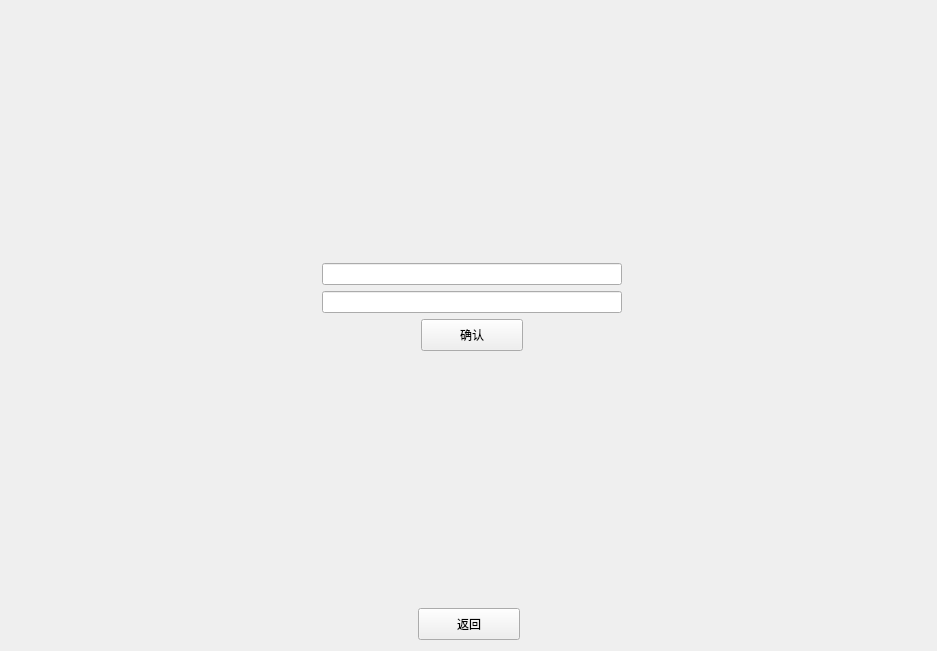
<?xml version="1.0" encoding="UTF-8"?>
<ui version="4.0">
 <class>form</class>
 <widget class="QWidget" name="form">
  <property name="geometry">
   <rect>
    <x>0</x>
    <y>0</y>
    <width>937</width>
    <height>651</height>
   </rect>
  </property>
  <property name="windowTitle">
   <string>Form</string>
  </property>
  <property name="styleSheet">
   <string notr="true">    QPushButton {
        min-width: 100px;
        min-height: 30px;
        max-width: 100px;
        max-height: 30;
    }</string>
  </property>
  <layout class="QHBoxLayout" name="horizontalLayout_4">
   <item>
    <layout class="QVBoxLayout" name="verticalLayout_3">
     <item>
      <spacer name="verticalSpacer_2">
       <property name="orientation">
        <enum>Qt::Vertical</enum>
       </property>
       <property name="sizeHint" stdset="0">
        <size>
         <width>20</width>
         <height>40</height>
        </size>
       </property>
      </spacer>
     </item>
     <item>
      <layout class="QHBoxLayout" name="horizontalLayout_3">
       <item>
        <spacer name="horizontalSpacer_2">
         <property name="orientation">
          <enum>Qt::Horizontal</enum>
         </property>
         <property name="sizeHint" stdset="0">
          <size>
           <width>40</width>
           <height>20</height>
          </size>
         </property>
        </spacer>
       </item>
       <item>
        <layout class="QFormLayout" name="formLayout">
         <property name="labelAlignment">
          <set>Qt::AlignCenter</set>
         </property>
         <property name="formAlignment">
          <set>Qt::AlignHCenter|Qt::AlignTop</set>
         </property>
         <item row="1" column="0">
          <widget class="QLabel" name="label_2">
           <property name="sizePolicy">
            <sizepolicy hsizetype="Maximum" vsizetype="Preferred">
             <horstretch>0</horstretch>
             <verstretch>0</verstretch>
            </sizepolicy>
           </property>
           <property name="minimumSize">
            <size>
             <width>40</width>
             <height>0</height>
            </size>
           </property>
           <property name="text">
            <string>用户</string>
           </property>
           <property name="alignment">
            <set>Qt::AlignCenter</set>
           </property>
          </widget>
         </item>
         <item row="1" column="1">
          <widget class="QLineEdit" name="username">
           <property name="sizePolicy">
            <sizepolicy hsizetype="Ignored" vsizetype="Fixed">
             <horstretch>0</horstretch>
             <verstretch>0</verstretch>
            </sizepolicy>
           </property>
           <property name="minimumSize">
            <size>
             <width>300</width>
             <height>0</height>
            </size>
           </property>
          </widget>
         </item>
         <item row="2" column="0">
          <widget class="QLabel" name="label">
           <property name="sizePolicy">
            <sizepolicy hsizetype="Maximum" vsizetype="Preferred">
             <horstretch>0</horstretch>
             <verstretch>0</verstretch>
            </sizepolicy>
           </property>
           <property name="minimumSize">
            <size>
             <width>40</width>
             <height>0</height>
            </size>
           </property>
           <property name="text">
            <string>密码</string>
           </property>
           <property name="alignment">
            <set>Qt::AlignCenter</set>
           </property>
          </widget>
         </item>
         <item row="2" column="1">
          <widget class="QLineEdit" name="lineEdit">
           <property name="sizePolicy">
            <sizepolicy hsizetype="Ignored" vsizetype="Fixed">
             <horstretch>0</horstretch>
             <verstretch>0</verstretch>
            </sizepolicy>
           </property>
           <property name="minimumSize">
            <size>
             <width>300</width>
             <height>0</height>
            </size>
           </property>
           <property name="text">
            <string/>
           </property>
          </widget>
         </item>
         <item row="3" column="1">
          <layout class="QHBoxLayout" name="horizontalLayout">
           <item>
            <spacer name="horizontalSpacer">
             <property name="orientation">
              <enum>Qt::Horizontal</enum>
             </property>
             <property name="sizeHint" stdset="0">
              <size>
               <width>40</width>
               <height>20</height>
              </size>
             </property>
            </spacer>
           </item>
           <item>
            <widget class="QPushButton" name="sure">
             <property name="sizePolicy">
              <sizepolicy hsizetype="Maximum" vsizetype="Fixed">
               <horstretch>0</horstretch>
               <verstretch>0</verstretch>
              </sizepolicy>
             </property>
             <property name="text">
              <string>确认</string>
             </property>
             <property name="flat">
              <bool>false</bool>
             </property>
            </widget>
           </item>
           <item>
            <spacer name="horizontalSpacer_6">
             <property name="orientation">
              <enum>Qt::Horizontal</enum>
             </property>
             <property name="sizeHint" stdset="0">
              <size>
               <width>40</width>
               <height>20</height>
              </size>
             </property>
            </spacer>
           </item>
          </layout>
         </item>
        </layout>
       </item>
       <item>
        <spacer name="horizontalSpacer_3">
         <property name="orientation">
          <enum>Qt::Horizontal</enum>
         </property>
         <property name="sizeHint" stdset="0">
          <size>
           <width>40</width>
           <height>20</height>
          </size>
         </property>
        </spacer>
       </item>
      </layout>
     </item>
     <item>
      <spacer name="verticalSpacer">
       <property name="orientation">
        <enum>Qt::Vertical</enum>
       </property>
       <property name="sizeHint" stdset="0">
        <size>
         <width>20</width>
         <height>40</height>
        </size>
       </property>
      </spacer>
     </item>
     <item>
      <layout class="QHBoxLayout" name="horizontalLayout_5">
       <item>
        <spacer name="horizontalSpacer_4">
         <property name="orientation">
          <enum>Qt::Horizontal</enum>
         </property>
         <property name="sizeHint" stdset="0">
          <size>
           <width>40</width>
           <height>20</height>
          </size>
         </property>
        </spacer>
       </item>
       <item>
        <widget class="QPushButton" name="back_bt">
         <property name="text">
          <string>返回</string>
         </property>
        </widget>
       </item>
       <item>
        <spacer name="horizontalSpacer_5">
         <property name="orientation">
          <enum>Qt::Horizontal</enum>
         </property>
         <property name="sizeHint" stdset="0">
          <size>
           <width>40</width>
           <height>20</height>
          </size>
         </property>
        </spacer>
       </item>
      </layout>
     </item>
    </layout>
   </item>
  </layout>
 </widget>
 <resources/>
 <connections/>
</ui>
